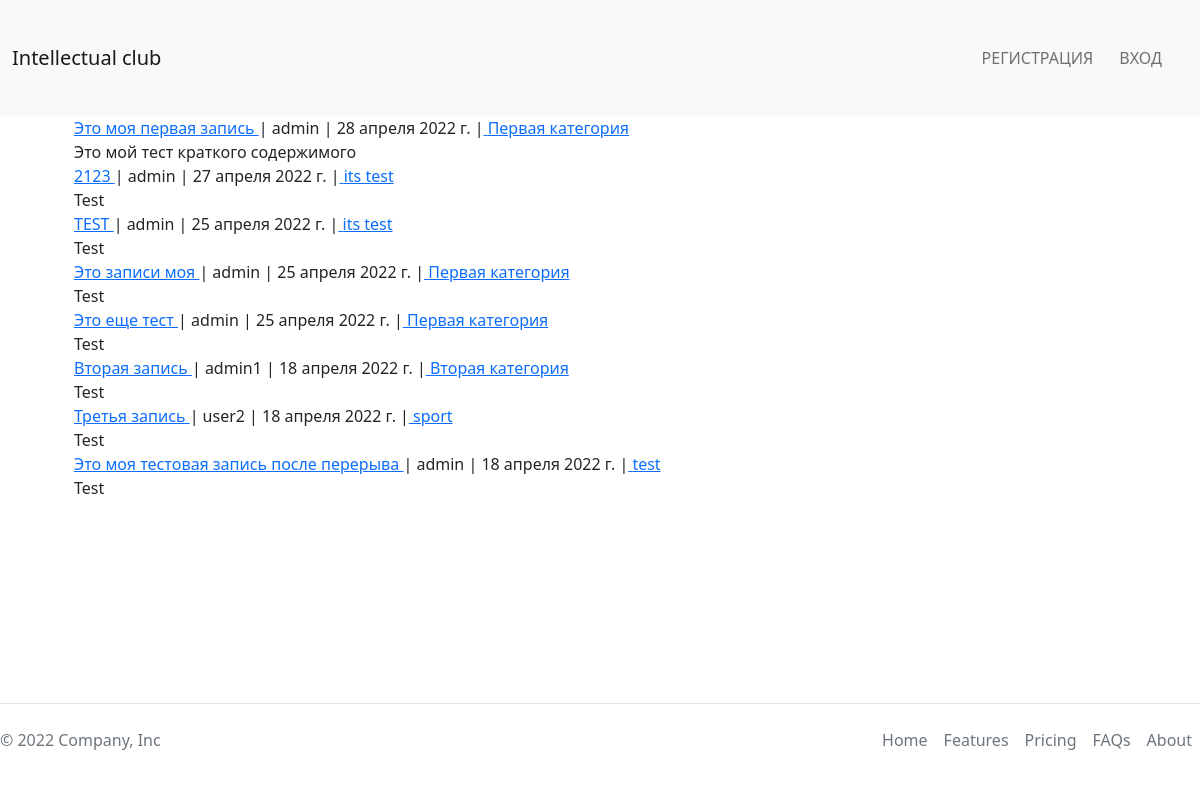
/posts, run on an earlier commit of the app's database.
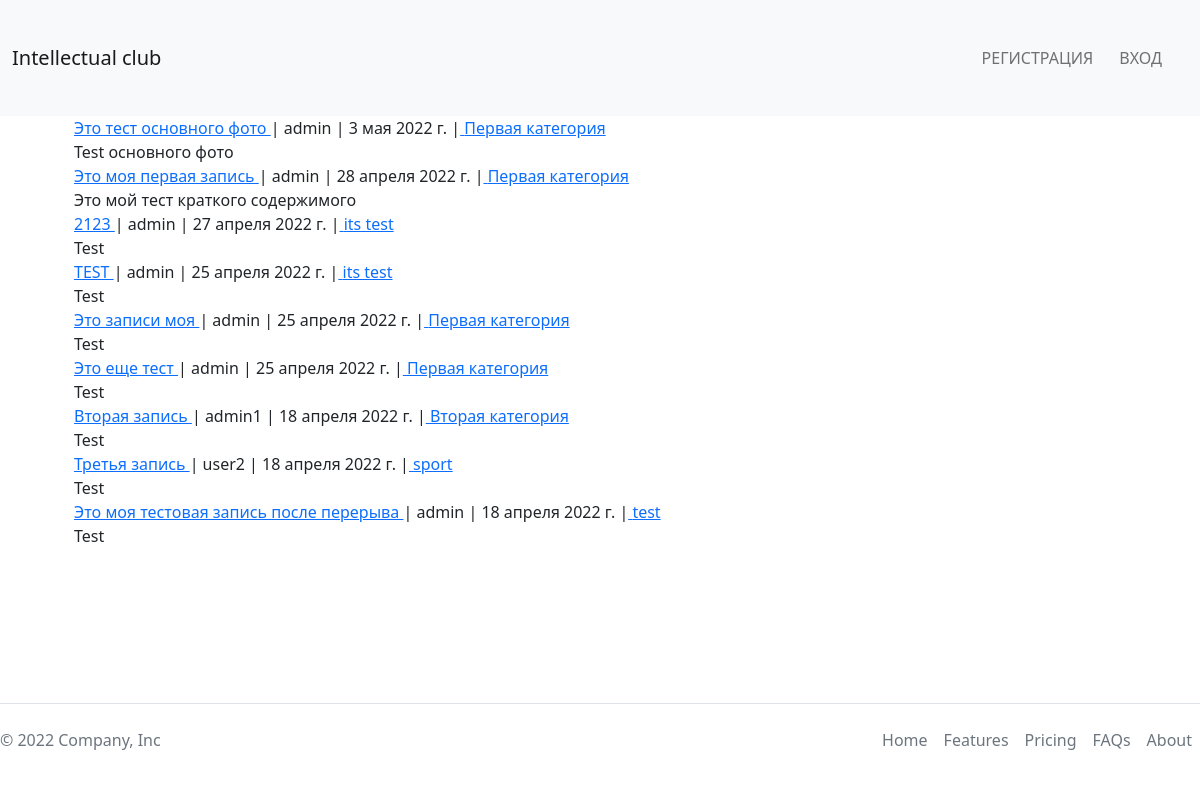
And on a later commit of the database.
### theblog/models.py (models this page shows, shortened)
class Post(models.Model):
    title = models.CharField('Название', max_length=255)
    header_image = models.ImageField(
        null=True, blank=True, upload_to="photos/%Y/%m/%d/")
    author = models.ForeignKey(
        User, on_delete=models.CASCADE, verbose_name='Автор')
    body = RichTextField(blank=True, null=True)
    snippet = models.CharField(max_length=255, default='Test')
    post_date = models.DateField('Дата добавления', auto_now_add=True)
    category = models.CharField(max_length=255, default='test')
    likes = models.ManyToManyField(User, related_name='blog_post')

### theblog/views.py (the view)
# urls.py: path('posts', views.PostsView.as_view(), name='posts'),
class PostsView(ListView):
    model = Post
    template_name = 'theblog/posts.html'
    ordering = ['-post_date']

### theblog/templates/theblog/posts.html (shortened to what this page needs)
{% extends 'main/base.html' %}
{% block content %}
<div class="container">
    <ul>
        {% for post in object_list %}
        <li>
            <a href="{% url 'article_detail' post.pk %}">
                {{ post.title }}
            </a>
            | {{ post.author }}
            | {{post.post_date}}
            |<a href="{% url 'post_category' post.category %}"> {{post.category}} </a>
            <br>
            {{ post.snippet }}
        </li>
        {% endfor %}
    </ul>
</div>
{% endblock %}

### main/templates/main/base.html (shortened to what this page needs)
{% load static %}
<!DOCTYPE html>
<html lang="ru">
<head>
    <link rel="stylesheet" href="{% static 'main/css/style.css' %}">
    <link rel="stylesheet" href="https://cdn.jsdelivr.net/npm/bootstrap@5.1.3/dist/css/bootstrap.min.css">
</head>
<body class="wrapper">
    <header class="header">
        {% include 'main/navbar.html' %}
    </header>
    {% block content %}{% endblock %}
    {% include 'main/footer.html' %}
</body>
</html>

### main/templates/main/navbar.html (shortened to what this page needs)
<nav class="navbar navbar-expand-lg navbar-light bg-light">
    <div class="container-fluid">
        <a class="navbar-brand" href="/">Intellectual club</a>
        <div class="collapse navbar-collapse" id="navbarScroll">
            <ul class="navbar-nav me-2">
                {% if request.user.is_authenticated %}
                <li class="nav-item">
                    Добро пожаловать, <a href="{% url 'edit_profile' user.pk  %}">{{ user.username }}</a> <a
                        class="btn btn-dark" href="{% url 'logout' %}">Выйти</a>
                </li>
                {% else %}
                <li class="nav-item">
                    <a class="nav-link" href="{% url 'register' %}"> Регистрация</a>
                </li>
                <li class="nav-item">
                    <a class="nav-link" href="{% url 'login' %}"> Вход </a>
                </li>
                {% endif %}
            </ul>
        </div>
    </div>
</nav>

### main/templates/main/footer.html
<div class="container">
    <footer class="d-flex flex-wrap justify-content-between align-items-center py-3 my-4 border-top">
        <p class="col-md-4 mb-0 text-muted">&copy; 2022 Company, Inc</p>
        <a href="/"
            class="col-md-4 d-flex align-items-center justify-content-center mb-3 mb-md-0 me-md-auto link-dark text-decoration-none">
            <svg class="bi me-2" width="40" height="32">
                <use xlink:href="#bootstrap" />
            </svg>
        </a>
        <ul class="nav col-md-4 justify-content-end">
            <li class="nav-item"><a href="#" class="nav-link px-2 text-muted">Home</a></li>
            <li class="nav-item"><a href="#" class="nav-link px-2 text-muted">Features</a></li>
            <li class="nav-item"><a href="#" class="nav-link px-2 text-muted">Pricing</a></li>
            <li class="nav-item"><a href="#" class="nav-link px-2 text-muted">FAQs</a></li>
            <li class="nav-item"><a href="#" class="nav-link px-2 text-muted">About</a></li>
        </ul>
    </footer>
</div>

### main/static/main/css/style.css (style rules this page uses)
html, body { position: relative; min-height: 100vh; background-color: #edeef0; }
body { padding-bottom: 133px; }
footer { position: absolute; width: 100%; left: 0; right: 0; bottom: 0; }
* { margin: 0; padding: 0; box-sizing: border-box; list-style: none; text-decoration: none; }
.container { max-width: 1400px; width: 100%; padding: 0 30px; margin: 0 auto; }
.header nav ul { display: flex; padding: 30px 0; }
.header nav ul li { margin-right: 10px; text-transform: uppercase; }

What changed in the data, as far as the page shows it:
added Post: title "Это тест основного фото", author "admin", post_date "3 мая 2022 г.", category "Первая категория", snippet "Test основного фото"
